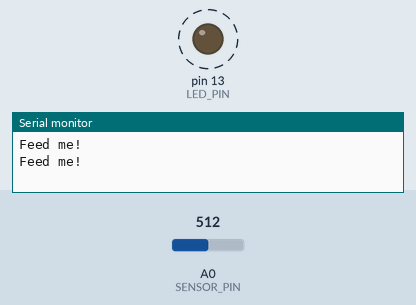
This sketch was run on a simulated Arduino Uno, built with avr-gcc and run on an emulated ATmega328P. Parts: output pins drawn as LEDs (lit = HIGH), the last lines printed to the serial monitor. Dashed ring = blinking. The inputs (shaded band) are chosen by the test bench; at power-on: A0 (SENSOR_PIN) = 512.

Above: at 3.1 s.
3.2 s: A0 (SENSOR_PIN) set to 788
6.7 s: A0 (SENSOR_PIN) set to 808
At 7.5 s:
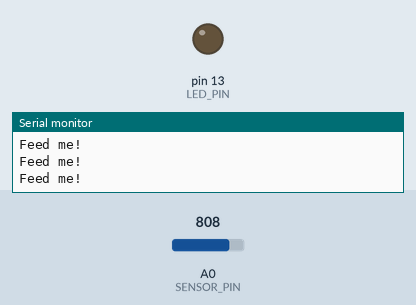
Timing chart, 0 to 9.7 s (numbered marks = the images above; inputs shaded):
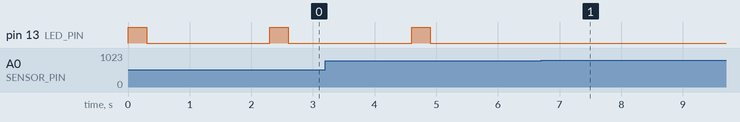

Measured:
- the behaviour switches between 800 and 801 on A0 (SENSOR_PIN) (found by bisection; images 0 and 1)
- after the input at 6.7 s, pin 13 (LED_PIN): stops changing and stays LOW

The sketch:

sensor.ino
```cpp
/* moisture_sensor
 *
 * This program checks the analog input (pin A0) coming from a moisture sensor
 * and switch on a LED placed on the digital pin 13 if the read data is below a
 * certain threshold.
 *
 */

static int SENSOR_PIN = A0;           // sensor pin number
static int LED_PIN = 13;              // LED pin number
static int threshold = 800;           // threshold for activating the LED

static long SPEED=9600;               // speed of serial data's transmission
static long interval_300ms=300;       // interval of 300 milliseconds
static long interval_2s=2000;         // interval of 2 seconds
static long interval_30m=1800000;     // interval of 30 minutes in milliseconds

static char message[]="Feed me!";     // message to print on the monitor

int reading;                          // analog sensor reading
int led_state;                        // current led state

void setup()
{
    pinMode(LED_PIN, OUTPUT);         // set the digital pin as output
    Serial.begin(SPEED);              // start sending and receiving serial data
}

void flash(){
   digitalWrite(LED_PIN, HIGH);       // turn on the LED
   delay(interval_300ms);             // wait 300 milliseconds
   digitalWrite(LED_PIN, LOW);        // turn off the LED
}

void loop()
{
  reading = analogRead(SENSOR_PIN);   // get the sensor reading
  led_state = digitalRead(LED_PIN);   // get the current LED state

  if (reading<=threshold){
    flash();
    Serial.println(message);          // print the message to the monitor
    delay(interval_2s);               // wait 2 seconds
  }
  else{
    digitalWrite(LED_PIN, LOW);       // turn off the LED
    delay(interval_30m);              // wait 30 minutes
  }
}
```
